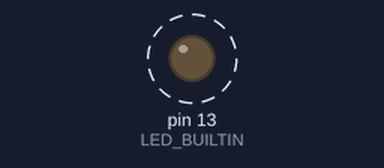
A sketch run on a simulated Arduino Uno, built with avr-gcc and run on an emulated ATmega328P. Shown: output pins drawn as LEDs (lit = HIGH). Dashed ring = blinking.

Above: at 0.2 s.
Timing chart, 0 to 3.0 s (numbered marks = the images above):
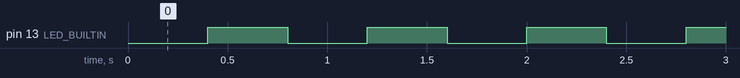

The sketch:

noDelayLED.ino
```cpp
//Variable for keeping the previous LED state
int previousLEDstate = LOW;
unsigned long lastTime = 0;
int interval = 400;

void setup(){
	// Declare the pin for the LED as Output
	pinMode(LED_BUILTIN,OUTPUT);
}

void loop(){
	unsigned long currentTime = millis();
	if(currentTime - lastTime >= interval){
		lastTime = currentTime;
		if(previousLEDstate == HIGH){
			digitalWrite(LED_BUILTIN, LOW);
			previousLEDstate = LOW;
		}
		else{
			digitalWrite(LED_BUILTIN,HIGH);
			previousLEDstate = HIGH;
		}
	}
}
```

Measured:
- by itself, pin 13 (LED_BUILTIN): alternates HIGH for 0.40 s and LOW for 0.40 s
